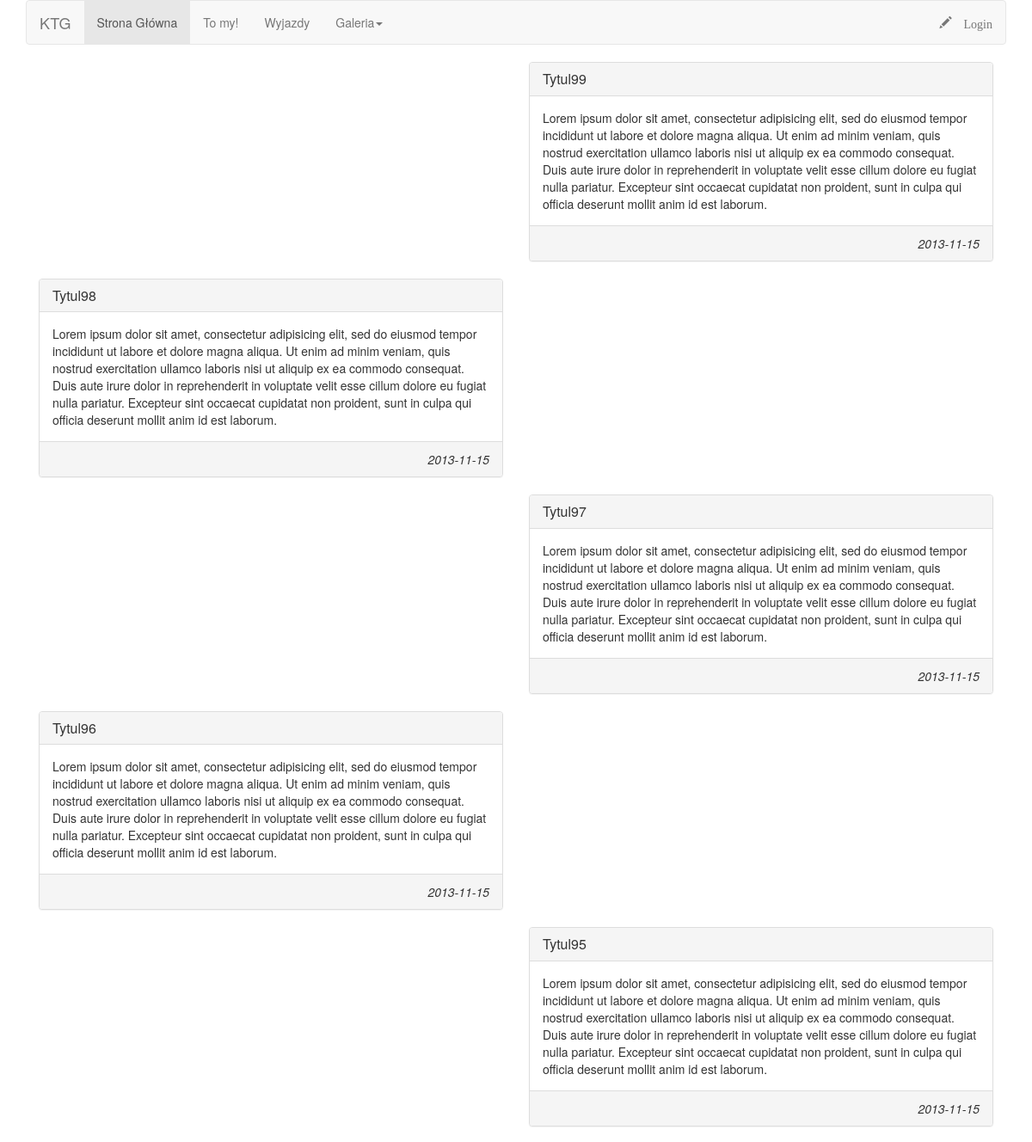
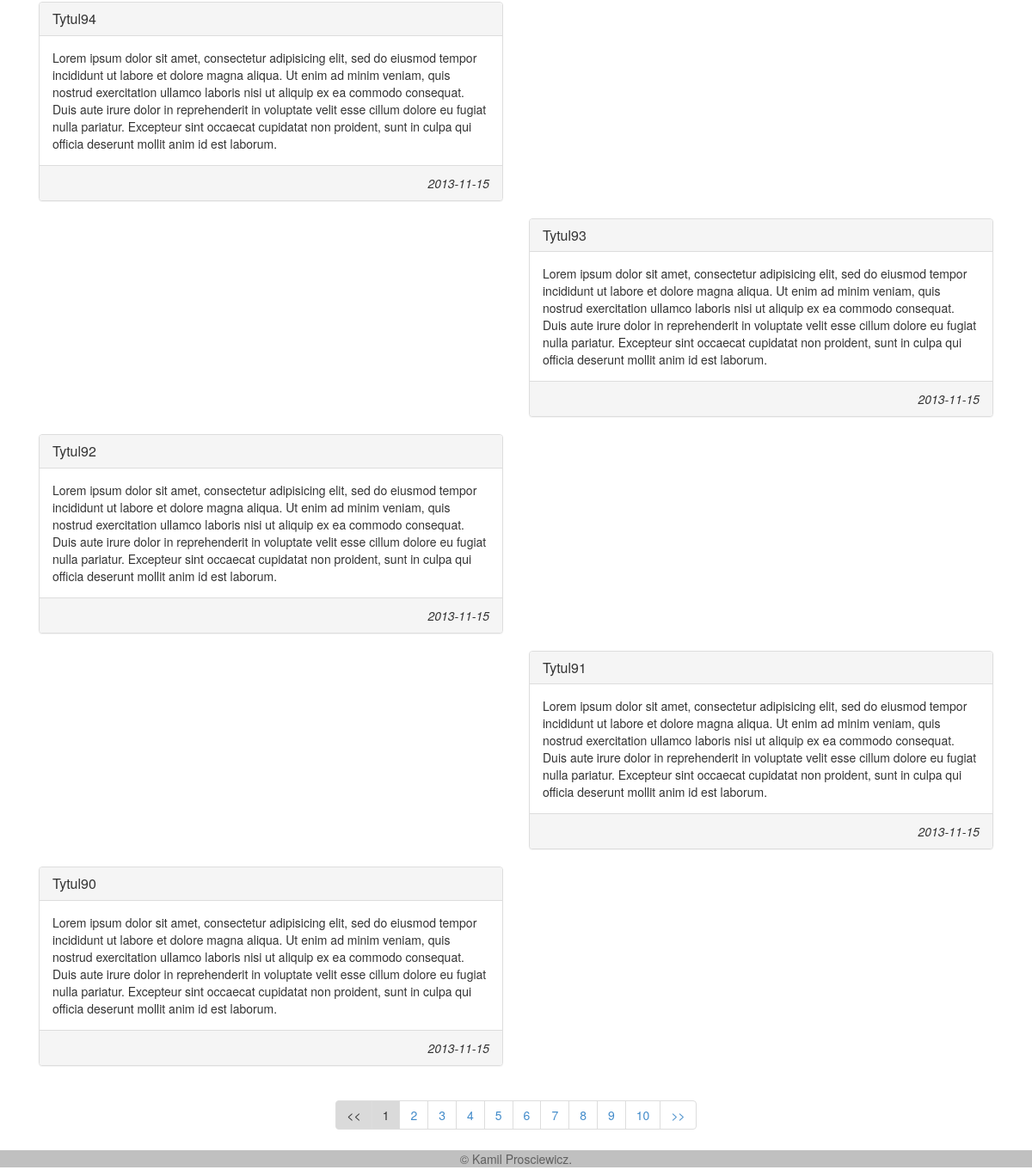
The page / on the database its author committed (2 pictures, top to bottom).
### tables this page shows
CREATE TABLE IF NOT EXISTS `posts` (
  `id` int(10) unsigned NOT NULL AUTO_INCREMENT,
  `tytul` text NOT NULL,
  `tresc` text NOT NULL,
  `created` date NOT NULL,
  PRIMARY KEY (`id`)
);

### index.php (the view, shortened to what this page needs)
<?php
require 'dbConn.inc.php';
?>
<!DOCTYPE html>
<html lang="en">
  <head>
    <link href="bootstrap/dist/css/bootstrap.css" rel="stylesheet">
    <link href="style.css" rel="stylesheet">
  </head>
  <body>
    <div class="container">
    <?php require 'header.php'; ?>
	<?php
	$tbl_name="posts";
	$adjacents = 2;
	$zapytanie = $pdo->query("SELECT * FROM posts");
    $total_pages = $zapytanie->rowCount();
	$targetpage = "index.php";
	$limit = 10;
	$page = $_GET['page'];
	if($page)
		$start = ($page - 1) * $limit;
	else
		$start = 0;
	$posts = $pdo->query("SELECT * FROM $tbl_name ORDER BY id DESC LIMIT $start, $limit");
	$prev = $page - 1;
	$next = $page + 1;
	$lastpage = ceil($total_pages/$limit);
	$pagination = "";
	if($lastpage > 1)
	{
		$pagination .= "<ul class=\"pagination\">";
		if ($page > 1)
			$pagination.= "<li><a href=\"$targetpage?page=$prev\"> << </a></li>";
		else
			$pagination.= "<li><span class=\"disabled\"> << </span></li>";
		if ($lastpage < 7 + ($adjacents * 2))
		{
			for ($counter = 1; $counter <= $lastpage; $counter++)
			{
				if ($counter == $page)
					$pagination.= "<li><span class=\"current\">$counter</span></li>";
				else
					$pagination.= "<li><a href=\"$targetpage?page=$counter\">$counter</a></li>";
			}
		}
		if ($page < $counter - 1)
			$pagination.= "<li><a href=\"$targetpage?page=$next\"> >> </a></li>";
		else
			$pagination.= "<li><span class=\"disabled\"> >> </span></li>";
		$pagination.= "</ul>\n";
	}
?>
	<?php
		$licznik = 0;
		foreach($posts->fetchAll() as $row){
	            echo '<div id = "row">';
	            if ($licznik%2==1) {
	              echo '<div class="col-md-6">';
	            }else{
	              echo '<div class="col-md-6 col-md-offset-6">';
	            }
	            echo '<div class="panel panel-default">';
	            echo  '<div class="panel-heading">';
	            echo   '<h3 class="panel-title">'.stripslashes($row['tytul']).'</h3>';
	            echo  '</div>';
	            echo  '<div class="panel-body">';
	            echo    stripslashes($row['tresc'].'<br>');
	            echo  '</div>';
	            echo  '<div class="panel-footer">';
	            echo    '<div class = "created"><i>'.$row['created'].'</i></div>';
	            echo  '</div>';
	            echo  '</div>';
	            echo  '</div>';
	            echo '</div>';
	            $licznik++;
	        }
	?>
</div>
	<?php echo '<center>'.$pagination.'</center>'; ?>
    <?php require 'footer.php'; ?>
  </body>
</html>

### style.css (style rules this page uses)
* { margin: 0; padding: 0; }
.pagination > li > a.disabled, .pagination > li > span.disabled, .pagination > li > a.current, .pagination > li > span.current { background-color: #DADADA; }
.pagination { position:relative; }
.created { text-align: right; }

### rows shown on the page
posts: tytul "Tytul99", tresc "Lorem ipsum dolor sit amet, consectetur adipisicing elit, sed do eiusmod tempor incididunt ut labore et dolore magna aliqua. Ut enim ad minim veniam, quis nostrud exercitation ullamco laboris nisi ut aliquip ex ea commodo consequat. Duis aute irure dolor in reprehenderit in voluptate velit esse cillum dolore eu fugiat nulla pariatur. Excepteur sint occaecat cupidatat non proident, sunt in culpa qui officia deserunt mollit anim id est laborum.", created "2013-11-15"
posts: tytul "Tytul98", tresc "Lorem ipsum dolor sit amet, consectetur adipisicing elit, sed do eiusmod tempor incididunt ut labore et dolore magna aliqua. Ut enim ad minim veniam, quis nostrud exercitation ullamco laboris nisi ut aliquip ex ea commodo consequat. Duis aute irure dolor in reprehenderit in voluptate velit esse cillum dolore eu fugiat nulla pariatur. Excepteur sint occaecat cupidatat non proident, sunt in culpa qui officia deserunt mollit anim id est laborum.", created "2013-11-15"
posts: tytul "Tytul97", tresc "Lorem ipsum dolor sit amet, consectetur adipisicing elit, sed do eiusmod tempor incididunt ut labore et dolore magna aliqua. Ut enim ad minim veniam, quis nostrud exercitation ullamco laboris nisi ut aliquip ex ea commodo consequat. Duis aute irure dolor in reprehenderit in voluptate velit esse cillum dolore eu fugiat nulla pariatur. Excepteur sint occaecat cupidatat non proident, sunt in culpa qui officia deserunt mollit anim id est laborum.", created "2013-11-15"
posts: tytul "Tytul96", tresc "Lorem ipsum dolor sit amet, consectetur adipisicing elit, sed do eiusmod tempor incididunt ut labore et dolore magna aliqua. Ut enim ad minim veniam, quis nostrud exercitation ullamco laboris nisi ut aliquip ex ea commodo consequat. Duis aute irure dolor in reprehenderit in voluptate velit esse cillum dolore eu fugiat nulla pariatur. Excepteur sint occaecat cupidatat non proident, sunt in culpa qui officia deserunt mollit anim id est laborum.", created "2013-11-15"
posts: tytul "Tytul95", tresc "Lorem ipsum dolor sit amet, consectetur adipisicing elit, sed do eiusmod tempor incididunt ut labore et dolore magna aliqua. Ut enim ad minim veniam, quis nostrud exercitation ullamco laboris nisi ut aliquip ex ea commodo consequat. Duis aute irure dolor in reprehenderit in voluptate velit esse cillum dolore eu fugiat nulla pariatur. Excepteur sint occaecat cupidatat non proident, sunt in culpa qui officia deserunt mollit anim id est laborum.", created "2013-11-15"
posts: tytul "Tytul94", tresc "Lorem ipsum dolor sit amet, consectetur adipisicing elit, sed do eiusmod tempor incididunt ut labore et dolore magna aliqua. Ut enim ad minim veniam, quis nostrud exercitation ullamco laboris nisi ut aliquip ex ea commodo consequat. Duis aute irure dolor in reprehenderit in voluptate velit esse cillum dolore eu fugiat nulla pariatur. Excepteur sint occaecat cupidatat non proident, sunt in culpa qui officia deserunt mollit anim id est laborum.", created "2013-11-15"
posts: tytul "Tytul93", tresc "Lorem ipsum dolor sit amet, consectetur adipisicing elit, sed do eiusmod tempor incididunt ut labore et dolore magna aliqua. Ut enim ad minim veniam, quis nostrud exercitation ullamco laboris nisi ut aliquip ex ea commodo consequat. Duis aute irure dolor in reprehenderit in voluptate velit esse cillum dolore eu fugiat nulla pariatur. Excepteur sint occaecat cupidatat non proident, sunt in culpa qui officia deserunt mollit anim id est laborum.", created "2013-11-15"
posts: tytul "Tytul92", tresc "Lorem ipsum dolor sit amet, consectetur adipisicing elit, sed do eiusmod tempor incididunt ut labore et dolore magna aliqua. Ut enim ad minim veniam, quis nostrud exercitation ullamco laboris nisi ut aliquip ex ea commodo consequat. Duis aute irure dolor in reprehenderit in voluptate velit esse cillum dolore eu fugiat nulla pariatur. Excepteur sint occaecat cupidatat non proident, sunt in culpa qui officia deserunt mollit anim id est laborum.", created "2013-11-15"
posts: tytul "Tytul91", tresc "Lorem ipsum dolor sit amet, consectetur adipisicing elit, sed do eiusmod tempor incididunt ut labore et dolore magna aliqua. Ut enim ad minim veniam, quis nostrud exercitation ullamco laboris nisi ut aliquip ex ea commodo consequat. Duis aute irure dolor in reprehenderit in voluptate velit esse cillum dolore eu fugiat nulla pariatur. Excepteur sint occaecat cupidatat non proident, sunt in culpa qui officia deserunt mollit anim id est laborum.", created "2013-11-15"
posts: tytul "Tytul90", tresc "Lorem ipsum dolor sit amet, consectetur adipisicing elit, sed do eiusmod tempor incididunt ut labore et dolore magna aliqua. Ut enim ad minim veniam, quis nostrud exercitation ullamco laboris nisi ut aliquip ex ea commodo consequat. Duis aute irure dolor in reprehenderit in voluptate velit esse cillum dolore eu fugiat nulla pariatur. Excepteur sint occaecat cupidatat non proident, sunt in culpa qui officia deserunt mollit anim id est laborum.", created "2013-11-15"
